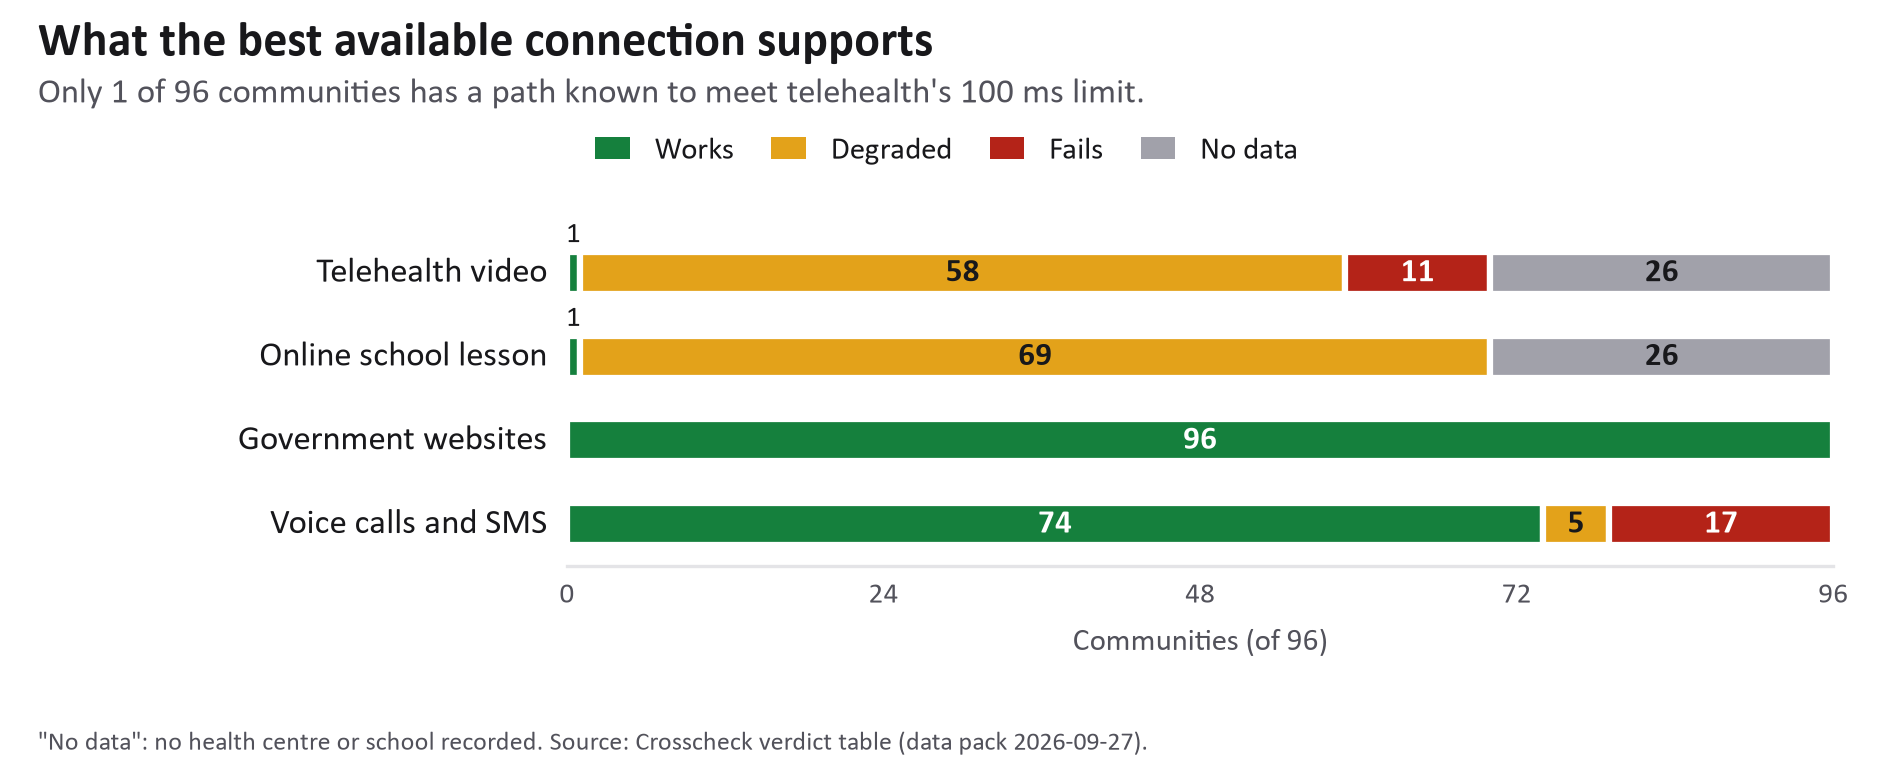

Python code for this plot:
"""Report figure: what the best available connection supports, per service (Crosscheck, DIC005).

Counts come from the pipeline's verdict table (data/out/tables/verdict_counts.csv), the same
numbers as Finding 2. Static PNG for print: every segment carries its count, so colour is never
the only cue.
"""
import csv
from pathlib import Path

import matplotlib.pyplot as plt
from matplotlib.patches import Patch

HERE = Path(__file__).resolve().parent
TABLE = HERE.parents[1] / "data/out/tables/verdict_counts.csv"
OUT = HERE / "Crosscheck_figure_services.png"

VERDICTS = [("works", "Works", "#15803D", "white"), ("degraded", "Degraded", "#E3A21A", "#18181B"),
            ("fails", "Fails", "#B42318", "white"), ("nodata", "No data", "#A1A1AA", "#18181B")]
SERVICES = [("Telehealth video", "Telehealth video"), ("School video meeting", "Online school lesson"),
            ("myGov and banking", "Government websites"), ("Voice and SMS", "Voice calls and SMS")]
INK, INK_MUTED = "#18181B", "#52525B"
plt.rcParams["font.family"] = ["Calibri", "Arial", "DejaVu Sans"]

counts = {}
with TABLE.open(encoding="utf-8") as f:
    for row in csv.DictReader(f):
        counts[(row["service"], row["verdict"])] = int(row["communities"])

fig, ax = plt.subplots(figsize=(6.3, 2.55), dpi=300)
for i, (key, label) in enumerate(SERVICES):
    y = len(SERVICES) - 1 - i
    left = 0
    for verdict, _, color, text_color in VERDICTS:
        n = counts.get((key, verdict), 0)
        if not n:
            continue
        ax.barh(y, n, left=left, height=0.5, color=color, edgecolor="white", linewidth=1.5)
        if n >= 4:
            ax.text(left + n / 2, y, str(n), ha="center", va="center", fontsize=8,
                    color=text_color, fontweight="bold")
        else:  # too narrow for a label inside: put it just above the bar
            ax.text(left + n / 2, y + 0.28, str(n), ha="center", va="bottom", fontsize=7, color=INK)
        left += n
    ax.text(-1.5, y, label, ha="right", va="center", fontsize=8.5, color=INK)

ax.set_xlim(0, 96); ax.set_ylim(-0.5, len(SERVICES) - 0.3)
ax.set_xticks([0, 24, 48, 72, 96]); ax.tick_params(axis="x", labelsize=7, colors=INK_MUTED, length=0)
ax.set_yticks([])
for side in ("top", "right", "left"):
    ax.spines[side].set_visible(False)
ax.spines["bottom"].set_color("#E4E4E7")
ax.set_xlabel("Communities (of 96)", fontsize=7.5, color=INK_MUTED)

fig.legend(handles=[Patch(facecolor=c, label=l) for _, l, c, _ in VERDICTS], loc="upper left",
           bbox_to_anchor=(0.30, 0.86), ncol=4, frameon=False, fontsize=7.5, handlelength=1.1,
           columnspacing=1.2, labelcolor=INK)
fig.text(0.02, 0.975, "What the best available connection supports", fontsize=11.5, fontweight="bold",
         color=INK, va="top")
fig.text(0.02, 0.9, "Only 1 of 96 communities has a path known to meet telehealth's 100 ms limit.",
         fontsize=8.3, color=INK_MUTED, va="top")
fig.text(0.02, 0.02, "\"No data\": no health centre or school recorded. Source: Crosscheck verdict table "
         "(data pack 2026-09-27).", fontsize=6.3, color=INK_MUTED)
fig.subplots_adjust(left=0.30, right=0.97, top=0.72, bottom=0.26)
fig.savefig(OUT, dpi=300, facecolor="white")
print(OUT)
